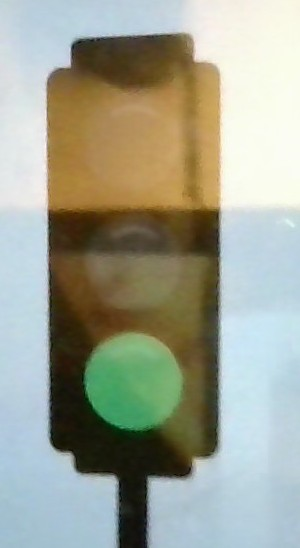
#> input picture semaforo-SOM/dataset/green/WIN_20250521_12_22_31_Pro (2).jpg, 300 x 548 px, given in place of verde.png, which was not available
$ python hopfield.py
#> lines starting #> are read from the running program, lines starting #| are printed output that depends on the picture; after the words box and inside, x2 and y2 are one past the last pixel; in counts of white or black regions, pixels touching at a corner belong together; pictures that were not available may be replaced by others from this repository, and a replacement may not be noted
import numpy as np
import cv2

class HopfieldNetwork:
    def __init__(self, size):
        self.size = size
        self.weights = np.zeros((size, size))

    def train(self, patterns):
        for pattern in patterns:
            p = np.array(pattern).reshape(-1, 1)
            self.weights += np.dot(p, p.T)
#> the answer given: 1
        np.fill_diagonal(self.weights, 0)

    def recall(self, pattern, steps=10):
        pattern = np.array(pattern)
        for _ in range(steps):
            pattern = np.sign(np.dot(self.weights, pattern))
            pattern[pattern == 0] = 1
        return pattern

def print_pattern(pattern):
    size = int(np.sqrt(len(pattern)))
    for i in range(size):
        row = pattern[i * size:(i + 1) * size]
        print(" ".join("□" if x == 1 else "■" for x in row))
    print()

def preprocess_image(image_path, output_size=(5, 5)):
#> called with image_path = './data/verde.png', output_size = (6, 6)
    img = cv2.imread(image_path)
#> img is the input picture: shape (548, 300, 3); mean B, G, R 146.9, 162.5, 158.9
    if img is None:
        raise ValueError("No se pudo cargar la imagen. Verifica la ruta.")

    print("Imagen original:")
    cv2.imshow("Imagen Original", img)
    cv2.waitKey(0)

    # Redimensionar imagen
    img_resized = cv2.resize(img, output_size, interpolation=cv2.INTER_AREA)
    enlarged = cv2.resize(img_resized, (200, 200), interpolation=cv2.INTER_NEAREST)
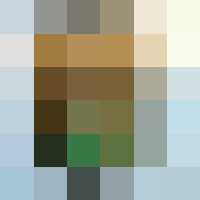
#> enlarged: shape (200, 200, 3); mean of channels 0, 1, 2 147, 162.6, 159; drawn as B, G, R
    print("Imagen redimensionada:")
    cv2.imshow("Imagen Redimensionada", enlarged)
    cv2.waitKey(0)

    # Convertir a HSV
    hsv = cv2.cvtColor(img_resized, cv2.COLOR_BGR2HSV)

    # Máscaras de color
    mask_red1 = cv2.inRange(hsv, (0, 70, 50), (10, 255, 255))
#> mask_red1 = [[0, 0, 0, 0, 0, 0], [0, 0, 0, 0, 0, 0], [0, 0, 0, 0, 0, 0], [0, 0, 0, 0, 0, 0], [0, 0, 0, 0, 0, 0], [0, 0, 0, 0, 0, 0]]
    mask_red2 = cv2.inRange(hsv, (160, 70, 50), (180, 255, 255))
#> mask_red2 has the same summary as mask_red1
    mask_red = cv2.bitwise_or(mask_red1, mask_red2)
#> mask_red has the same summary as mask_red1

    mask_yellow = cv2.inRange(hsv, (20, 100, 100), (30, 255, 255))
#> mask_yellow = [[0, 0, 0, 0, 0, 0], [0, 0, 0, 0, 0, 0], [0, 0, 0, 255, 0, 0], [0, 0, 0, 255, 0, 0], [0, 0, 0, 0, 0, 0], [0, 0, 0, 0, 0, 0]]
    mask_green = cv2.inRange(hsv, (40, 70, 70), (80, 255, 255))
#> mask_green = [[0, 0, 0, 0, 0, 0], [0, 0, 0, 0, 0, 0], [0, 0, 0, 0, 0, 0], [0, 0, 0, 0, 0, 0], [0, 0, 255, 255, 0, 0], [0, 0, 0, 0, 0, 0]]

    # Contar activaciones
    red_count = np.sum(mask_red > 0)
#> red_count = 0
    yellow_count = np.sum(mask_yellow > 0)
#> yellow_count = 2
    green_count = np.sum(mask_green > 0)
#> green_count = 2

    # Elegir el color predominante
    active_color = max((red_count, 'red'), (yellow_count, 'yellow'), (green_count, 'green'))[1]
#> active_color = 'yellow'

    # Mostrar máscara activa
    if active_color == 'red':
        mask = mask_red
    elif active_color == 'yellow':
        mask = mask_yellow
#> mask has the same summary as mask_yellow
    else:
        mask = mask_green

    print(f"Máscara del color detectado ({active_color.upper()}):")
#| Máscara del color detectado (YELLOW):
    cv2.imshow("Máscara de Color", cv2.resize(mask, (200, 200), interpolation=cv2.INTER_NEAREST))
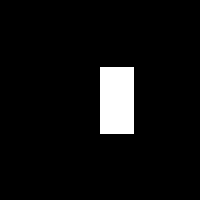
#> window 'Máscara de Color': shape (200, 200); 5.7% white; 1 white region, box (x1, y1, x2, y2) and area: (100, 67, 134, 134) 2278
    cv2.waitKey(0)

    # Crear patrón binarizado
    pattern = np.where(mask > 0, 1, -1).astype(int)
#> pattern = [[-1, -1, -1, -1, -1, -1], [-1, -1, -1, -1, -1, -1], [-1, -1, -1, 1, -1, -1], [-1, -1, -1, 1, -1, -1], [-1, -1, -1, -1, -1, -1], [-1, -1, -1, -1, -1, -1]]

    # Mostrar el patrón binario como imagen (visualización)
    pattern_visual = np.where(pattern == 1, 255, 0).astype(np.uint8).reshape(output_size)
#> pattern_visual has the same summary as mask_yellow
    print("Patrón binarizado")
    cv2.imshow("Patrón Binarizado", cv2.resize(pattern_visual, (200, 200), interpolation=cv2.INTER_NEAREST))
    cv2.waitKey(0)

    return pattern.flatten(), active_color

patterns = [
    [  # Rojo
        1, 1, 1, 1, 1, 1,
        1, 1, 1, 1, 1, 1,
       -1,-1,-1,-1,-1,-1,
       -1,-1,-1,-1,-1,-1,
       -1,-1,-1,-1,-1,-1,
       -1,-1,-1,-1,-1,-1
    ],
    [  # Amarillo
       -1,-1,-1,-1,-1, -1,
       -1,-1,-1,-1,-1, -1,
        1, 1, 1, 1, 1, 1,
        1, 1, 1, 1, 1, 1,
       -1,-1,-1,-1,-1, -1,
       -1,-1,-1,-1,-1, -1
    ],
    [  # Verde
       -1,-1,-1,-1,-1, -1,
       -1,-1,-1,-1,-1, -1,
        -1,-1,-1,-1,-1, -1,
       -1,-1,-1,-1,-1, -1,
       1, 1, 1, 1, 1, 1,
        1, 1, 1, 1, 1, 1
    ]
]

named_patterns = {
    "rojo": patterns[0],
    "amarillo": patterns[1],
    "verde": patterns[2]
}

def match_pattern(output, named_patterns):
    best_match = None
    best_score = -1
    for name, ref_pattern in named_patterns.items():
        score = np.sum(np.array(ref_pattern) == output)
        if score > best_score:
            best_score = score
            best_match = name

    if best_score < len(output) * 0.7:
        return "desconocido", best_score
    return best_match, best_score

# [122 lines left out: functions process_roi, capture_and_detect, not called in this run]

def main():
    # === Entrenamiento ===
    hopfield_net = HopfieldNetwork(size=36)
    hopfield_net.train(patterns)

    # Preguntar al usuario qué modo quiere usar
    print("Selecciona el modo de operación:")
    print("1. Procesar imagen desde archivo")
    print("2. Usar cámara web")
    choice = input("Ingresa tu elección (1 o 2): ")

    if choice == "1":
        # === Cargar imagen ===
        image_path = "./data/verde.png"  # Ajusta esta ruta según donde tengas tu imagen

        try:
            input_pattern, detected_color = preprocess_image(image_path, output_size=(6, 6))
#> input_pattern = 36 values, max 1 at index 15, min -1 at index 0, mean -0.889; detected_color = 'yellow'
            print("\nPatrón ingresado (desde imagen):")
            print_pattern(input_pattern)
#> in print_pattern, `size = int(np.sqrt(len(pattern)))`: size = 6
#> the loop in print_pattern, `for i in range(size):` made 6 passes

            # === Recuperación desde la red ===
            output_pattern = hopfield_net.recall(input_pattern)
#> in recall, `pattern = np.array(pattern)`: pattern has the same summary as input_pattern in main
#> after the loop in recall, `for _ in range(steps):`:
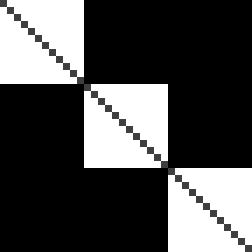
#> self.weights: shape (36, 36) float64 (shown 7 times larger); min -1, max 3, mean 0.25; drawn with min black and max white
#> after the loop in recall, `for _ in range(steps):`: pattern = 36 values, max 1 at index 12, min -1 at index 0, mean -0.333
#> output_pattern has the same summary as pattern in recall

            print("Patrón recuperado por la red:")
            print_pattern(output_pattern)
#> the loop in print_pattern (call 2), `for i in range(size):` made 6 passes
#> row on passes 1 to 6: [-1, -1, -1, -1, -1, -1], [-1, -1, -1, -1, -1, -1], [1, 1, 1, 1, 1, 1], [1, 1, 1, 1, 1, 1], [-1, -1, -1, -1, -1, -1], [-1, -1, -1, -1, -1, -1]

            # Clasificación del patrón recuperado
            result_name, score = match_pattern(output_pattern, named_patterns)
#> the loop in match_pattern, `for name, ref_pattern in named_patterns.items():` made 3 passes
#> (score, best_score) on passes 1 to 2: (12, 12), (36, 36)
#> score on pass 3: 12
#> after the loop in match_pattern, `for name, ref_pattern in named_patterns.items():`: best_match = 'amarillo'; best_score = 36
#> result_name = 'amarillo'; score = 36
            print(f"Clasificación según la red de Hopfield: {result_name.upper()} (coincidencia: {score} de {len(output_pattern)})")
#| Clasificación según la red de Hopfield: AMARILLO (coincidencia: 36 de 36)

        except Exception as e:
            print(f"Error al procesar la imagen: {e}")
        finally:
            cv2.destroyAllWindows()

    elif choice == "2":
        capture_and_detect()

    else:
        print("Opción no válida")

if __name__ == "__main__":
    main()

$ run again, on semaforo-SOM/dataset/green/WIN_20250521_12_22_18_Pro.jpg
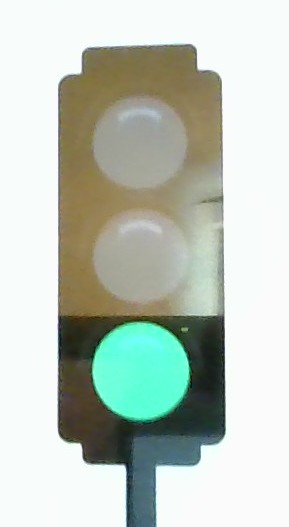
#> input picture semaforo-SOM/dataset/green/WIN_20250521_12_22_18_Pro.jpg, 289 x 527 px, given in place of verde.png, which was not available
#> in preprocess_image, img is the input picture: shape (527, 289, 3); mean B, G, R 189.6, 200, 191
#> in preprocess_image, `enlarged = cv2.resize(img_resized, (200, 200), interpolation=cv2.INTER..`:
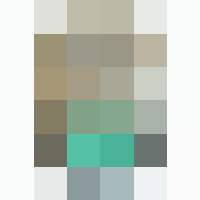
#> enlarged: shape (200, 200, 3); mean of channels 0, 1, 2 189.8, 200.2, 191.1; drawn as B, G, R
#> mask_red1 = [[0, 0, 0, 0, 0, 0], [0, 0, 0, 0, 0, 0], [0, 0, 0, 0, 0, 0], [0, 0, 0, 0, 0, 0], [0, 0, 0, 0, 0, 0], [0, 0, 0, 0, 0, 0]]
#> mask_red2 has the same summary as mask_red1
#> mask_red has the same summary as mask_red1
#> mask_yellow has the same summary as mask_red1
#> mask_green has the same summary as mask_red1
#> red_count = 0
#> active_color = 'yellow'
#> mask has the same summary as mask_red1
#| Máscara del color detectado (YELLOW):
#> in preprocess_image, `pattern = np.where(mask > 0, 1, -1).astype(int)`: pattern = [[-1, -1, -1, -1, -1, -1], [-1, -1, -1, -1, -1, -1], [-1, -1, -1, -1, -1, -1], [-1, -1, -1, -1, -1, -1], [-1, -1, -1, -1, -1, -1], [-1, -1, -1, -1, -1, -1]]
#> pattern_visual has the same summary as mask_red1
#> input_pattern = 36 values from -1 to -1; detected_color = 'yellow'
#> size = 6
#> the loop in print_pattern, `for i in range(size):` made 6 passes
#> in recall, `pattern = np.array(pattern)`: pattern = 36 values from -1 to -1
#> the loop in print_pattern (call 2), `for i in range(size):` made 6 passes
#> the loop in match_pattern, `for name, ref_pattern in named_patterns.items():` made 3 passes
#> best_score on pass 1: 24
#> after the loop in match_pattern, `for name, ref_pattern in named_patterns.items():`: best_match = 'rojo'; best_score = 24
#> in main, `result_name, score = match_pattern(output_pattern, named_patterns)`: result_name = 'desconocido'; score = 24
#| Clasificación según la red de Hopfield: DESCONOCIDO (coincidencia: 24 de 36)
